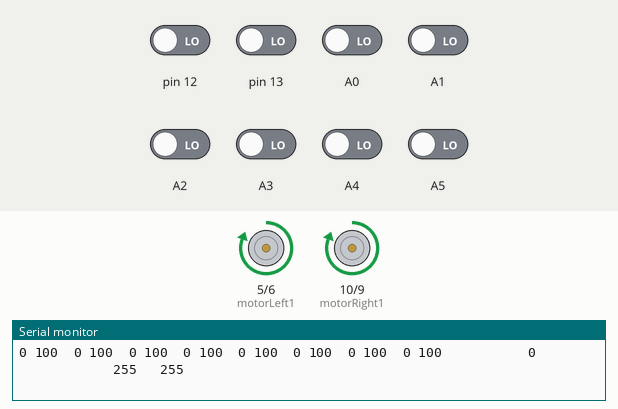
This sketch was run on a simulated Arduino Uno, built with avr-gcc and run on an emulated ATmega328P. Shown: motor-driver pin pairs drawn as motors (green arrow = first pin HIGH = forward, orange = second pin HIGH = backward, longer = more drive), the last lines printed to the serial monitor. Inputs (shaded band) come from the test bench; at power-on: A0–5, pin 12, pin 13 LOW.

Above: at 3.4 s.
3.5 s: pin 13 driven HIGH
At 4.6 s:
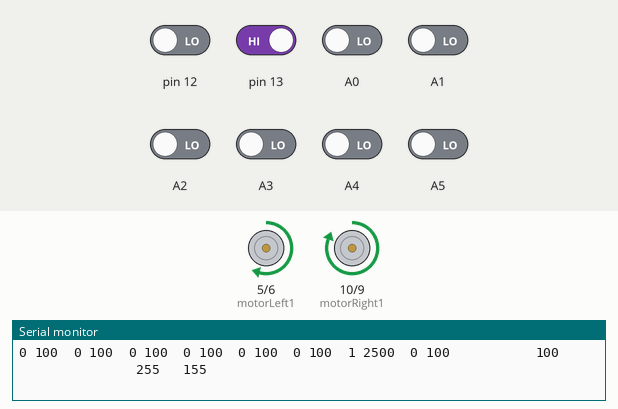
5.3 s: pin 12 driven HIGH
At 7.0 s:
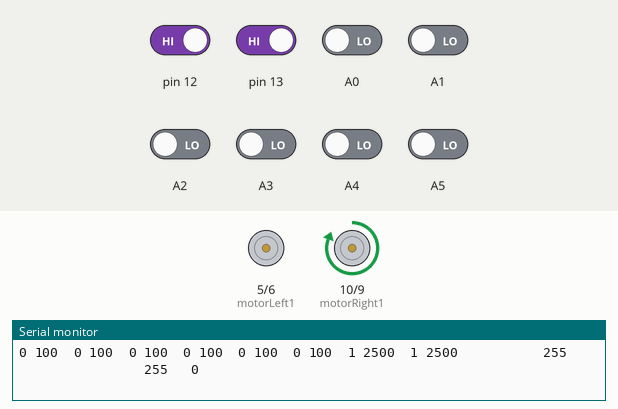
7.3 s: A2 driven HIGH
At 8.5 s:
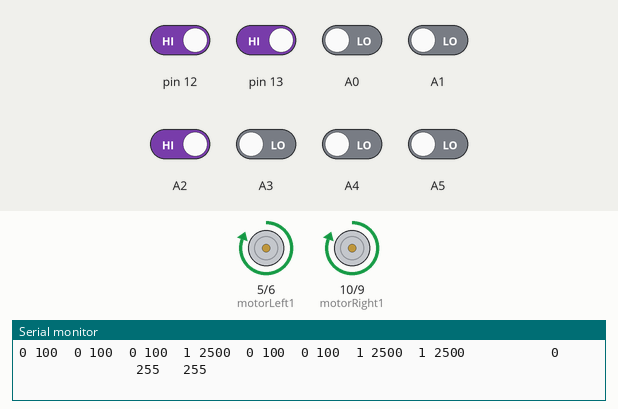
9.2 s: A0 driven HIGH
At 9.9 s:
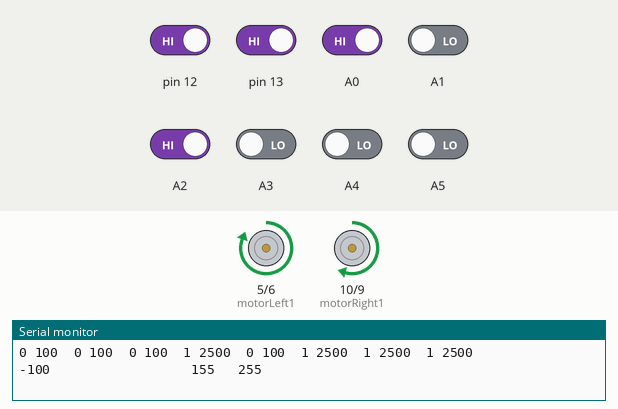
11.1 s: A1 driven HIGH
At 12.5 s:
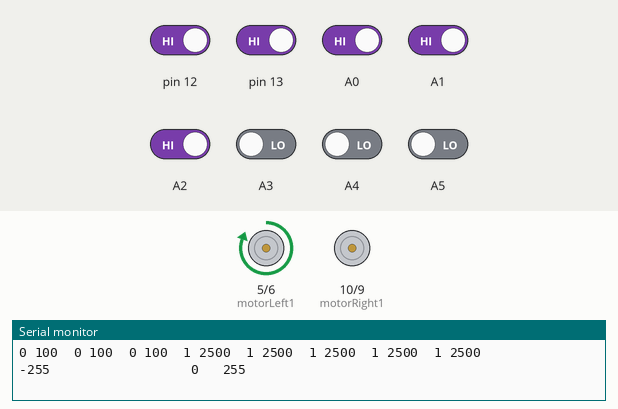
13.1 s: A2 driven LOW
At 14.7 s:
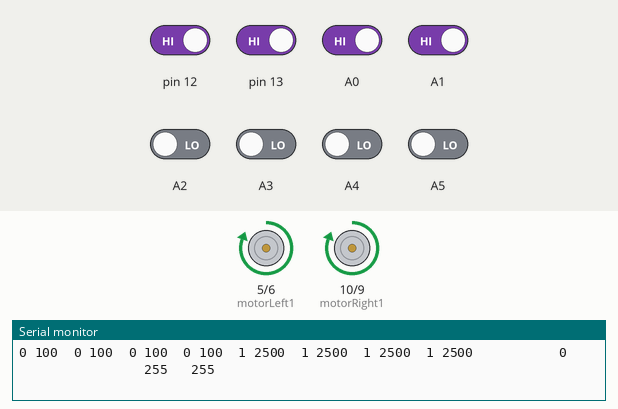
Timing chart, 0 to 16.0 s (numbered marks = the images above; inputs shaded):
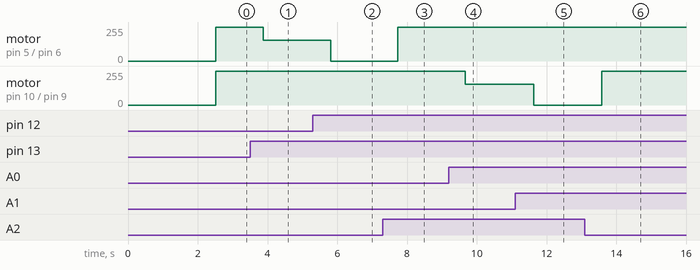

The sketch:

default3.ino
```cpp
#include <QTRSensors.h>

const int crit = 1000;

int surface = 1; //0=follow white line  and 1=follow black line

const int motorRight1 = 10;
const int motorRight2 = 9;

const int motorLeft1 = 5;
const int motorLeft2 = 6;

int sPeed=255;

float Kp = 100;
float Kd =0;
float Ki =0;

//
int preverror = 0;
int error = 0;
int derror = 0;
int ierror = 0;

int U;


int irValues[12];

#define NUM_SENSORS   8     // number of sensors used
#define TIMEOUT       2500  // waits for 2crit microseconds for sensor outputs to go low
#define EMITTER_PIN   2     // emitter is controlled by digital pin 2

// sensors 0 through 7 are connected to digital pins 3 through 10, respectively
QTRSensorsRC qtrrc((unsigned char[]) {A5, A4, A3, A2, A1, A0, 13, 12, 11,  8, 7, 4 },
   NUM_SENSORS, TIMEOUT, EMITTER_PIN);
unsigned int sensorValues[NUM_SENSORS];


void setup()
{

  pinMode(motorRight1, OUTPUT);
  pinMode(motorRight2, OUTPUT);
  pinMode(motorLeft1, OUTPUT);
  pinMode(motorLeft2, OUTPUT);

  delay(crit);
  sensor();
  if (sensorValues[3]>crit) surface = 1;
  else surface = 0;

  Serial.begin(9600); // set the data rate in bits per second for serial data transmission
  delay(1000);
}


void loop()
{
  sensor();
  computePID();
  moveForward();
  //if (sensorValues[0] > crit) leftHandLeft();
  //else if (sensorValues[7] > crit) leftHandRight();
}


void sensor()
{
  // read raw sensor values
  qtrrc.read(sensorValues);

  // print the sensor values as numbers from 0 to 2crit, where 0 means maximum reflectance and
  // 1023 means minimum reflectance
  for (unsigned char i = 0; i < NUM_SENSORS; i++)
  {
    if (sensorValues[i] > 1000) irValues[i] = 1;
    else irValues[i] = 0;

    Serial.print(irValues[i]);
    Serial.print(' ');
    Serial.print(sensorValues[i]);
    Serial.print('\t'); // tab to format the raw data into columns in the Serial monitor
  }
  //Serial.println();

  delay(250);
}

void computePID()
{
  error =    (-5*irValues[1]) + (-4*irValues[2]) + (-3*irValues[3]) + (-2*irValues[4]) + (-1*irValues[5]) + (1*irValues[6]) + (2*irValues[7]) + (3*irValues[8]) + (4*irValues[9]) + (5*irValues[10]);
  derror = error - preverror;
  ierror += error;
  U = Kp * error + Kd * derror + Ki * ierror;
  preverror = error;

  if(U>sPeed) U=sPeed;
  else if(U<-sPeed) U=-sPeed;

  Serial.print("         ");
  Serial.print(U);

}


void moveForward()
{


  if(U>=0)
  {
    analogWrite(motorRight1, sPeed);
    analogWrite(motorRight2, 0);
    analogWrite(motorLeft1, sPeed-U);
    analogWrite(motorLeft2, 0);
    Serial.print("                  ");
    Serial.print(sPeed);
    Serial.print("   ");
    Serial.println(sPeed-U);

  }

  else if(U<0)
  {
    analogWrite(motorRight1, sPeed+U);
    analogWrite(motorRight2, 0);
    analogWrite(motorLeft1, sPeed);
    analogWrite(motorLeft2, 0);
    Serial.print("                  ");
    Serial.print(sPeed+U);
    Serial.print("   ");
    Serial.println(sPeed);
  }

}

void moveLeftUturn(){

  analogWrite(motorRight1, 0);
  analogWrite(motorRight2, 255);
  analogWrite(motorLeft1, 255);
  analogWrite(motorLeft2, 0);
}


void moveRightUturn(){

  analogWrite(motorRight1, 255);
  analogWrite(motorRight2, 0);
  analogWrite(motorLeft1, 0);
  analogWrite(motorLeft2, 255);
}


void moveStop(){

  analogWrite(motorRight1, 0);
  analogWrite(motorRight2, 0);
  analogWrite(motorLeft1, 0);
  analogWrite(motorLeft2, 0);
}


void leftHandLeft()
{
    moveStop();
    delay(crit);

    /*
    while( sensorValues[0] > crit )
    {
      moveForward();
      sensor();
    }

    delay(100);
    */
    while( sensorValues[2] < crit )
    {
      moveLeftUturn();
      sensor();
    }
}


void leftHandRight()  ///////////////////////////////////////////////////////////////
{
    moveStop();
    delay(crit);

    while( sensorValues[7] > crit )
    {
      moveForward();
      sensor();
    }

    delay(crit);


    while( sensorValues[5] < crit )
    {
      moveRightUturn();
      sensor();
    }
}
```

Measured:
- after the input at 3.5 s, motor on pin 5 (motorLeft1) / pin 6 (motorLeft2): forward 255/255 → forward 155/255 after 0.38 s
- after the input at 5.3 s, motor on pin 5 (motorLeft1) / pin 6 (motorLeft2): forward 155/255 → stopped after 0.51 s
- after the input at 7.3 s, motor on pin 5 (motorLeft1) / pin 6 (motorLeft2): stopped → forward 255/255 after 0.44 s
- after the input at 9.2 s, motor on pin 10 (motorRight1) / pin 9 (motorRight2): forward 255/255 → forward 155/255 after 0.47 s
- after the input at 11.1 s, motor on pin 10 (motorRight1) / pin 9 (motorRight2): forward 155/255 → stopped after 0.53 s
- after the input at 13.1 s, motor on pin 10 (motorRight1) / pin 9 (motorRight2): stopped → forward 255/255 after 0.49 s
